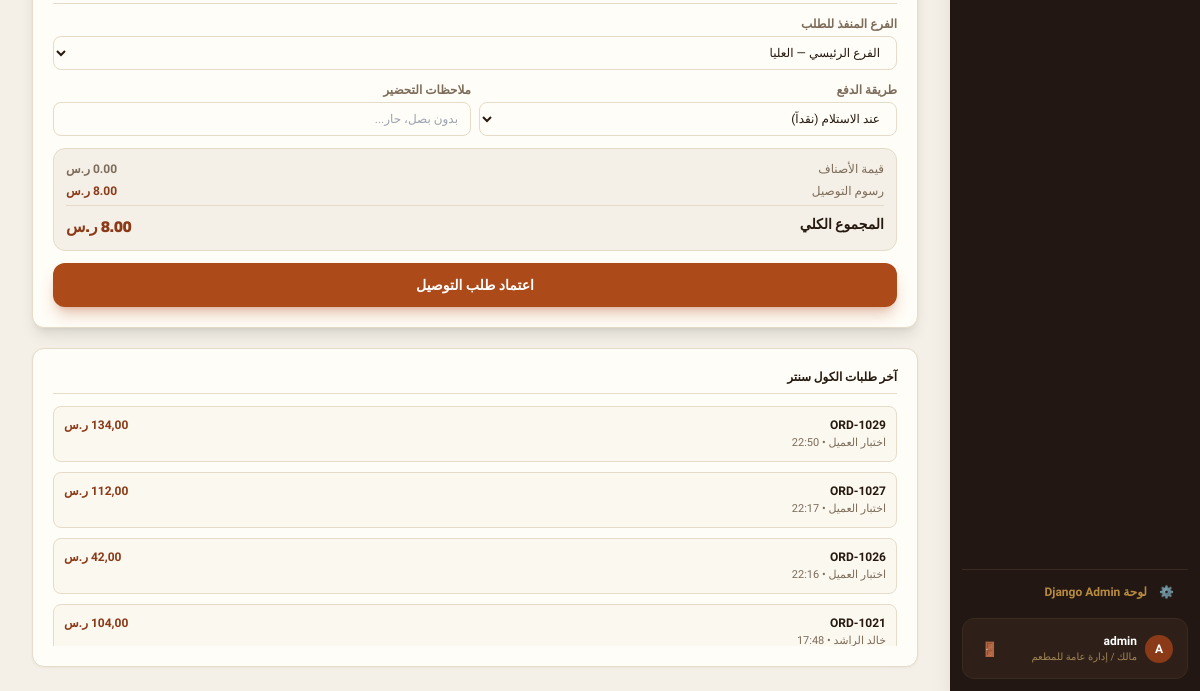
Page /call-center/ (signed in, lower part) on the earlier database version.
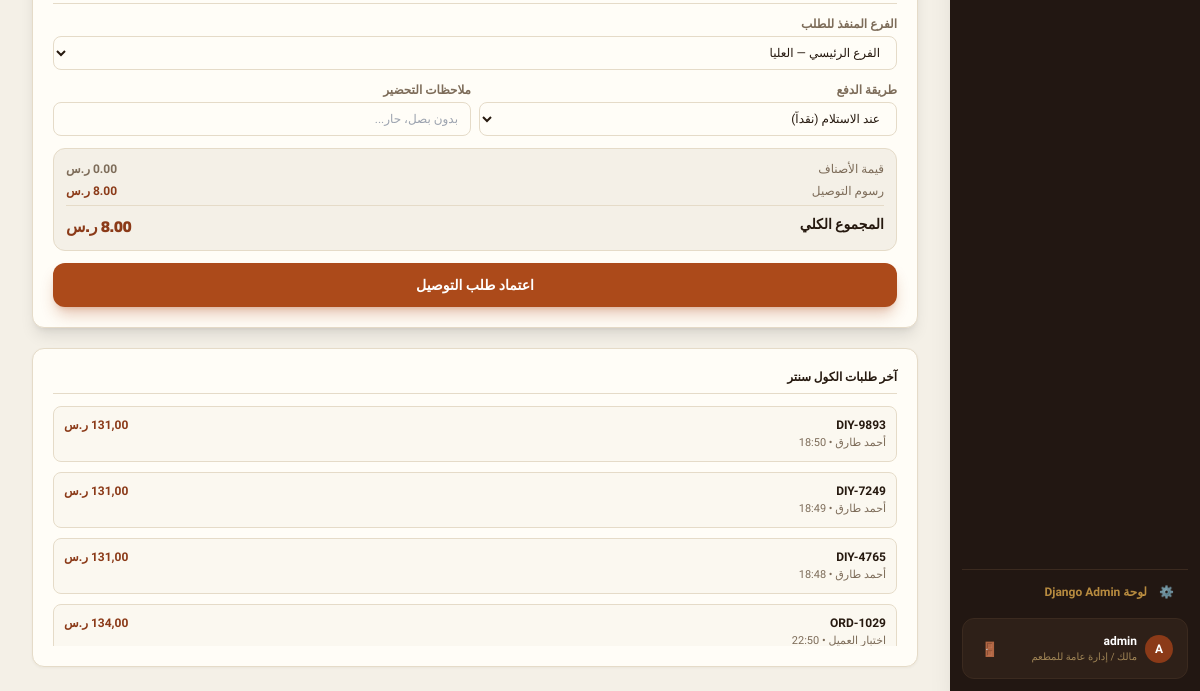
Same page on the later database version.
### core/models.py (models this page shows, shortened)
class Order(models.Model):
    TYPE_CHOICES = [
        ("dine_in", "محلي"),
        ("takeaway", "سفري"),
        ("delivery", "توصيل"),
    ]
    CHANNEL_CHOICES = [
        ("cashier", "الكاشير"),
        ("call_center", "الكول سنتر"),
    ]
    STATUS_CHOICES = [
        ("new", "جديد"),
        ("preparing", "قيد التحضير"),
        ("ready", "جاهز للتسليم"),
        ("out_for_delivery", "في الطريق"),
        ("delivered", "تم التسليم"),
        ("cancelled", "ملغي"),
    ]
    PAY_CHOICES = [
        ("cash", "نقداً"),
        ("card", "بطاقة"),
        ("wallet", "محفظة رقمية"),
    ]
    tenant = models.ForeignKey(
        Tenant,
        on_delete=models.CASCADE,
        related_name="orders",
        null=True,
        blank=True,
        verbose_name="المستأجر / المنشأة",
    )
    order_number = models.CharField(max_length=50, unique=True, verbose_name="رقم الطلب")
    order_type = models.CharField(max_length=20, choices=TYPE_CHOICES, default="dine_in", verbose_name="نوع الطلب")
    channel = models.CharField(max_length=20, choices=CHANNEL_CHOICES, default="cashier", verbose_name="القناة")
    branch = models.ForeignKey(
        Branch,
        on_delete=models.SET_NULL,
        null=True,
        blank=True,
        related_name="orders",
        verbose_name="الفرع",
    )
    delivery_area = models.ForeignKey(
        "DeliveryArea",
        on_delete=models.SET_NULL,
        null=True,
        blank=True,
        related_name="orders",
        verbose_name="منطقة التوصيل / الكومبوند",
    )
    customer = models.ForeignKey(
        Customer,
        on_delete=models.SET_NULL,
        null=True,
        blank=True,
        related_name="orders",
        verbose_name="العميل",
    )
    customer_name = models.CharField(max_length=255, default="عميل نقدي", verbose_name="اسم العميل")
    customer_phone = models.CharField(max_length=50, default="", blank=True, verbose_name="هاتف العميل")
    address = models.CharField(max_length=255, default="", blank=True, verbose_name="عنوان التوصيل")
    status = models.CharField(max_length=30, choices=STATUS_CHOICES, default="new", verbose_name="الحالة")
    pay_method = models.CharField(max_length=20, choices=PAY_CHOICES, default="cash", verbose_name="طريقة الدفع")
    paid = models.BooleanField(default=True, verbose_name="تم الدفع")
    subtotal = models.DecimalField(max_digits=10, decimal_places=2, default=0.00, verbose_name="المجموع الفرعي")
    delivery_fee = models.DecimalField(max_digits=8, decimal_places=2, default=0.00, verbose_name="رسوم التوصيل")
    discount = models.DecimalField(max_digits=8, decimal_places=2, default=0.00, verbose_name="الخصم")
    total = models.DecimalField(max_digits=10, decimal_places=2, default=0.00, verbose_name="الإجمالي")
    cashier = models.CharField(max_length=255, default="", blank=True, verbose_name="الكاشير")
    driver = models.ForeignKey(
        Employee,
        on_delete=models.SET_NULL,
        null=True,
        blank=True,
        related_name="assigned_orders",
        verbose_name="السائق",
    )
    notes = models.TextField(default="", blank=True, verbose_name="ملاحظات")
    created_at = models.DateTimeField(default=timezone.now, verbose_name="تاريخ ووقت الطلب")
    class Meta:
        verbose_name = "طلب"
        verbose_name_plural = "الطلبات"
        ordering = ["-created_at", "-id"]

### core/views.py (the view)
# urls.py: path("call-center/", views.call_center_view, name="call_center"),
@login_required
@ensure_csrf_cookie
def call_center_view(request):
    tenant = get_active_tenant(request)
    if tenant and not tenant.has_feature("call_center"):
        return HttpResponseForbidden("ميزة الكول سنتر غير مفعلة في باقة اشتراك هذا المطعم. يرجى ترقية الباقة لتفعيلها.")
    if not user_has_perm(request.user, "call_center_access"):
        return HttpResponseForbidden("غير مصرح لك بالوصول إلى الكول سنتر")
    branches = Branch.objects.filter(tenant=tenant, status="active").prefetch_related("delivery_areas").order_by("name")
    menu_items = MenuItem.objects.filter(tenant=tenant, available=True).order_by("category", "name")
    recent_orders = Order.objects.filter(tenant=tenant, channel="call_center").order_by("-id")[:10]
    delivery_areas = DeliveryArea.objects.filter(branch__tenant=tenant, is_active=True).select_related("branch").order_by("branch__name", "name")
    context = {
        "tenant": tenant,
        "branches": branches,
        "delivery_areas": delivery_areas,
        "menu_items": menu_items,
        "recent_orders": recent_orders,
    }
    return render(request, "call_center.html", context)

### core/models.py (called while the page is built)
    def has_feature(self, feature_key):
        if not self.subscription_plan:
            return True
        return feature_key in (self.subscription_plan.features or [])

    def is_subscription_active(self):
        if not self.is_active:
            return False
        if self.subscription_status in ["active", "trial"]:
            if self.subscription_end and self.subscription_end < timezone.now():
                return False
            return True
        return False

    def days_until_expiry(self):
        if not self.subscription_end:
            return 999
        diff = (self.subscription_end - timezone.now()).total_seconds()
        return max(0, int(diff // 86400))

### core/views.py (called while the page is built, shortened)
def get_active_tenant(request):
    if hasattr(request, "tenant") and request.tenant:
        return request.tenant

def user_has_perm(user, perm_key):
    if not user or not user.is_authenticated:
        return False
    if user.is_superuser:
        return True

### templates/call_center.html (shortened to what this page needs)
{% extends "base.html" %}
{% block content %}
<div>
    <div class="grid grid-cols-1 gap-5 xl:grid-cols-[1fr_420px]">
        <div class="space-y-5">
            <div class="card p-5 shadow-lg border-line">
                <div class="space-y-3 border-t border-line pt-3 mt-3 text-xs">
                    <div>
                        <label class="mb-1 block font-bold text-soft">الفرع المنفذ للطلب</label>
                        <select id="call-order-branch" class="input text-xs">
                            {% for b in branches %}
                            <option value="{{ b.id }}">{{ b.name }}</option>
                            {% endfor %}
                        </select>
                    </div>
                    <div class="grid grid-cols-2 gap-2">
                        <div>
                            <label class="mb-1 block font-bold text-soft">طريقة الدفع</label>
                            <select id="call-order-pay" class="input text-xs">
                                <option value="cash">عند الاستلام (نقداً)</option>
                            </select>
                        </div>
                        <div>
                            <label class="mb-1 block font-bold text-soft">ملاحظات التحضير</label>
                            <input type="text" id="call-order-notes" placeholder="بدون بصل، حار..." class="input text-xs">
                        </div>
                    </div>
                    <div class="rounded-xl bg-paper p-3 space-y-1.5 border border-line">
                        <div class="flex justify-between text-soft">
                            <span>قيمة الأصناف</span>
                            <span id="call-subtotal" class="font-bold">0.00 ر.س</span>
                        </div>
                        <div class="flex justify-between text-soft items-center">
                            <span class="flex items-center gap-1.5">
                                <span>رسوم التوصيل</span>
                            </span>
                            <span id="call-delivery-fee" class="font-bold text-brand-700">8.00 ر.س</span>
                        </div>
                        <div class="flex justify-between border-t border-line pt-2 font-display text-sm font-black text-ink">
                            <span>المجموع الكلي</span>
                            <span id="call-total" class="text-base text-brand-700 font-black">8.00 ر.س</span>
                        </div>
                    </div>
                    <button
                        type="button"
                        id="call-submit-btn"
                        onclick="submitCallOrder()"
                        class="w-full rounded-xl bg-brand-600 py-3 text-sm font-extrabold text-white shadow-lg shadow-brand-600/30 transition hover:bg-brand-700"
                    >
                        اعتماد طلب التوصيل
                    </button>
                </div>
            </div>
            <div class="card p-5">
                <h3 class="text-xs font-black font-display text-ink mb-3 border-b border-line pb-2">آخر طلبات الكول سنتر</h3>
                <div class="space-y-2.5 max-h-60 overflow-y-auto">
                    {% for o in recent_orders %}
                    <div class="rounded-lg border border-line p-2.5 bg-paper/40 text-xs">
                        <div class="flex items-center justify-between">
                            <span class="font-bold text-ink">{{ o.order_number }}</span>
                            <span class="font-extrabold text-brand-700">{{ o.total|floatformat:2 }} ر.س</span>
                        </div>
                        <p class="text-[11px] text-soft mt-0.5">{{ o.customer_name }} • {{ o.created_at|time:"H:i" }}</p>
                    </div>
                    {% empty %}
                    <p class="text-center py-4 text-xs text-soft">لا توجد طلبات سابقة</p>
                    {% endfor %}
                </div>
            </div>
        </div>
    </div>
</div>
{% endblock %}

Differences in the rows shown:
no longer on this page (row unchanged): Order: order_number "ORD-1027", total "112,00", customer_name "اختبار العميل", created_at "22:17"
no longer on this page (row unchanged): Order: order_number "ORD-1026", total "42,00", customer_name "اختبار العميل", created_at "22:16"
no longer on this page (row unchanged): Order: order_number "ORD-1021", total "104,00", customer_name "خالد الراشد", created_at "17:48"
added Order: order_number "DIY-9893", total "131,00", customer_name "أحمد طارق", created_at "18:50"
added Order: order_number "DIY-7249", total "131,00", customer_name "أحمد طارق", created_at "18:49"
added Order: order_number "DIY-4765", total "131,00", customer_name "أحمد طارق", created_at "18:48"
